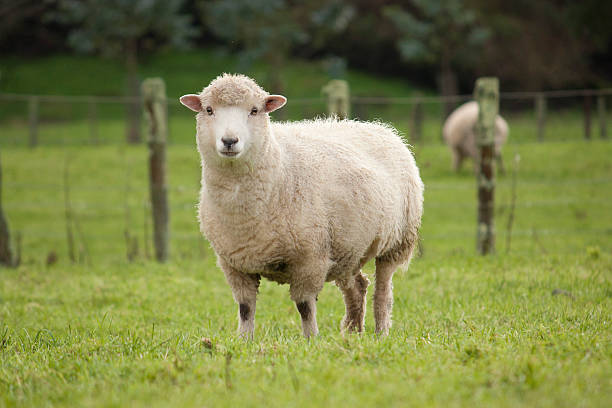
#> input picture assets/sheep.jpg, 612 x 408 px, found by its file name
$ python cleanAnimator.py
#> lines starting #> are read from the running program, lines starting #| are printed output that depends on the picture
import numpy as np
import cv2 as cv
import math

img1 = cv.imread("sheep.jpg", 0)
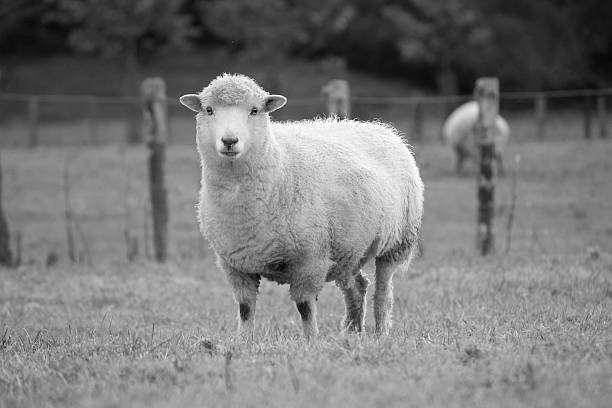
#> img1: shape (408, 612); min 0, max 255, mean 120.8

def IDENTITY_MATRIX(i):
    return np.array([
        [1,0],
        [0,1]
        ])
def ROTATION_MATRIX(deg):
    theta = np.radians(deg)
    return np.array([
        [np.cos(theta), -np.sin(theta)],
        [np.sin(theta), np.cos(theta)]
        ])

def HORIZONTAL_SHEAR(shear):
    return np.array([
        [1, shear],
        [0, 1]
        ])


def VERTICAL_SHEAR(shear):
    return np.array([
        [1, 0],
        [shear, 1]
        ])

def HORIZONTAL_REFLECTION(i):
    return np.array([
        [1, 0],
        [0, -1]
        ])

def VERTICAL_REFLECTION(i):
    return np.array([
        [-1, 0],
        [0, 1]
        ])

def ARBITRARY_REFLECTION(deg):
    theta = np.radians(deg)
    return np.array([
        [np.cos(2*theta), np.sin(2*theta)],
        [np.sin(2*theta), -np.cos(2*theta)]
        ])

def HORIZONTAL_EXPANSION(ex):
    return np.array([
        [ex, 0],
        [0, 1]
        ])

def VERTICAL_EXPANSION(ex):
    return np.array([
        [1, 0],
        [0, ex]
        ])

def fast_matrix_trans(img, M, *args):
    h, w = img.shape
#> h = 408; w = 612
    center = np.array([w / 2, h / 2]) # to be used to perform transfromations around center of image instead of top corner
#> center = [306, 204]

    # Combine all matrices into one composite transform
    combined = M
#> combined = [[1, -0.0175], [0.0175, 1]]
    for m in args:
        combined = m @ combined  #ABx is the same as AB:=C Cx

    y, x = np.indices((h, w)) # y is height index, x is width index


    coords = np.stack((x.ravel(), y.ravel()), axis=0) # make array of x,y vectors to be transformed
    coords_centered = coords - center[:, None] # subtract center (in the shape (2,1)) from each x,y vector in coords to scale each in terms of the center

    new_coords_centered = combined @ coords_centered # perform the transformation on all x,y vectors at once. combinedTransformationMatrix[eT_1, eT_2] X cords_centered[(x,y)_1, ..., (x,y)_pixelCount]
    # [a b] @ [[x1 x2 ... xN],  → [[a*x1 + b*y1, ..., a*xN + b*yN],
    # [c d]    [y1 y2 ... yN]]     [c*x1 + d*y1, ..., c*xN + d*yN]]

    new_coords_image = new_coords_centered + center[:, None] # reframe transformed centered coords to image coords


    new_x = np.round(new_coords_image[0]).astype(int) # round transformed coordinates to nearest integer pixel indices for indexing.
    new_y = np.round(new_coords_image[1]).astype(int)

    mask = (0 <= new_x) & (new_x < w) & (0 <= new_y) & (new_y < h) # only include transformed coords in the image bounds

    transformed = np.zeros_like(img) #initialize new image to all 0s in shape (dimensions) of origial
    transformed[new_y[mask], new_x[mask]] = img[coords[1][mask], coords[0][mask]] #transformed image is the transformed coordinates, only the ones in the mask
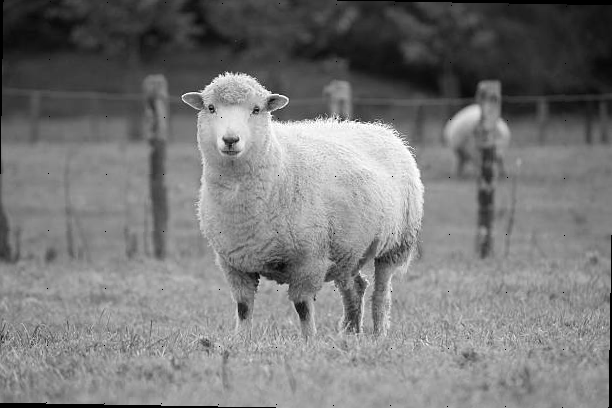
#> transformed: shape (408, 612); min 0, max 255, mean 119.9

    return transformed

def null_i_func(i):
    return i


def trans_animate(aimg, i_lower=0, i_upper=360, i_step=1, i_func=null_i_func, trans=[IDENTITY_MATRIX]):
    i = i_lower
    while True:
        i+=i_step
        if i > i_upper:
            i%=i_upper
        param = i_func(i)
        transformedImg = fast_matrix_trans(aimg, *[f(param) for f in trans])
        cv.imshow('animation', transformedImg)

        if cv.waitKey(1) == ord('q'):

            # press q to terminate the loop
#> (key q is pressed here)
            cv.destroyAllWindows()
            break

trans_animate(img1, trans=[ROTATION_MATRIX])
trans_animate(img1, i_func=lambda i:math.sin(np.radians(i)), trans=[VERTICAL_SHEAR, HORIZONTAL_SHEAR])
#> in fast_matrix_trans (call 2), `combined = M`: combined = [[1, 0], [0.0175, 1]]
#> the loop in fast_matrix_trans (call 2), `for m in args:` made 1 pass
#> combined on pass 1: [[1, 0.0175], [0.0175, 1]]
#> in fast_matrix_trans (call 2), `transformed[new_y[mask], new_x[mask]] = img[coords[1][mask], coords[0]..`:
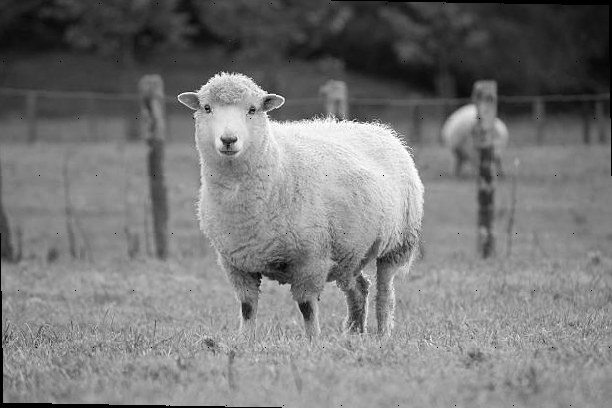
#> transformed: shape (408, 612); min 0, max 255, mean 119.9
#> (key Esc is pressed here)
trans_animate(img1)

trans_animate(
    img1,
    i_func=lambda i: math.sin(math.radians(i)),
    trans=[
        lambda s: ROTATION_MATRIX(180 * s),
        lambda s: ARBITRARY_REFLECTION(90 * s),
        lambda s: HORIZONTAL_SHEAR(0.5 * s),
        lambda s: VERTICAL_EXPANSION(1 + 0.3 * s)
    ]
)
